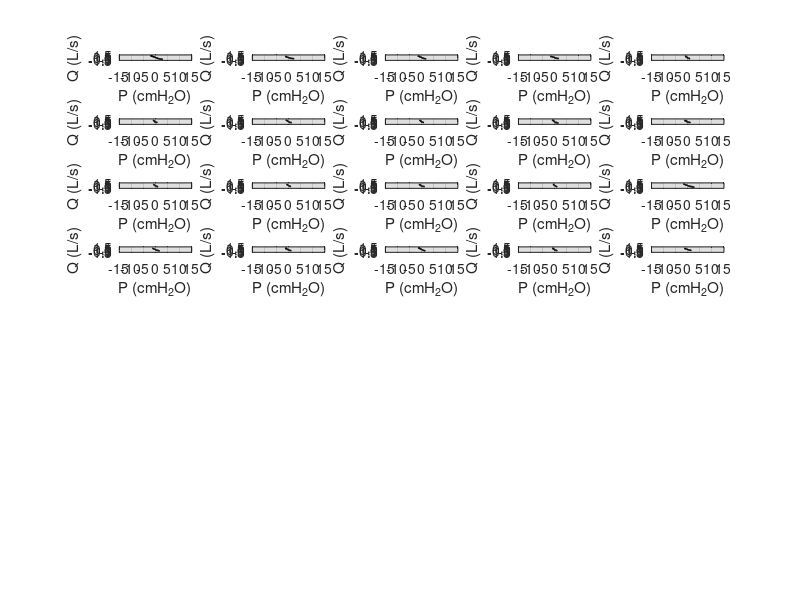

Reproduce this figure in MATLAB.
close all; clear all; clc
atWork = 0;
print_on = 1;

colorBlue = '#0000FF';
colorRed = '#FF0000';
colorBlack = '#000000';
colorGreen = '#009A17';
colorOrange = '#FF6600';
pt = 1.0;
FS = 10;

%% Plot Setup:
if atWork == 1
    figPos1 = [-1900, 100, 600, 700]; % Work
    figPos2 = [-1250, 400, 600, 600];
    figPos3 = [-600, 400, 600, 600];
    figPos4 = [-1900, 100, 600, 600];
    figPos5 = [-1250, 100, 600, 600];
    figPos6 = [-600, 100, 600, 300];
else
    figPos1 = [2580, -190, 1000, 1270]; % Home
    figPos2 = [-1250, 500, 600, 600];
    figPos3 = [-600, 500, 600, 600];
    figPos4 = [-1900, 150, 600, 600];
    figPos5 = [-1250, 150, 600, 600];
    figPos6 = [-600, 150, 600, 300];
end

%%
load young_results.mat
load old_results.mat
load FL_results.mat
load NFL_results.mat

youngIndex = 3;
oldIndex = 4;
NFLIndex = 3;
FLIndex = 2;

tlim = [0 4];
qlim = [-1.5 1.5];
plim = [-15 15];
young.index = 2;
old.index = 2;
NFL.index = 2;
FL.index = 2;
young.work = young.work_resistance_dV_Array;
old.work = old.work_resistance_dV_Array;
NFL.work = NFL.work_resistance_dV_Array;
FL.work = FL.work_resistance_dV_Array;

%%
figure('Position',figPos1)
% FL
subplot(8,5,1)
plot(young.pressure(1,1:end),young.flow(1,1:end),'Color',colorBlack,'Linewidth',pt,'Linestyle','-'); hold on
% plot(FL.time(1:FL.exp_point(1)-1),FL.Peff_Array{1, 1},'Color',colorRed,'Linewidth',pt,'Linestyle','-.')
% plot(FL.time,FL.Peff_Array{1, 1},'Color',colorRed,'Linewidth',pt,'Linestyle','-.')
xlabel('P (cmH_2O)')
ylabel('Q (L/s)')
% leg1 = legend('P_{alv}','P_{eff}','FontSize',12,...
%     'Orientation','horizontal');
% legend boxoff
% leg1.Position(1:2) = [.75 .16];
xlim(plim)
ylim(qlim)
grid on
set(gca,'FontSize',FS);

for ii = 2:20
    subplot(8,5,ii)
    plot(young.pressure(ii,1:end),young.flow(ii,1:end),'Color',colorBlack,'Linewidth',pt,'Linestyle','-'); hold on
%     plot(FL.time(1:FL.exp_point(ii)-1),FL.Peff_Array{1, ii},'Color',colorRed,'Linewidth',pt,'Linestyle','-.')
%     plot(FL.time,FL.Peff_Array{1, ii},'Color',colorRed,'Linewidth',pt,'Linestyle','-.')
    xlabel('P (cmH_2O)')
    ylabel('Q (L/s)')
    xlim(plim)
    ylim(qlim)
    grid on
    set(gca,'FontSize',FS);
end
  
if print_on ==1
    print('-r400','-dpng','P-Q_young.png');
else 
end


       